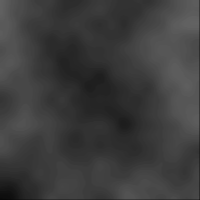
Frame 1 (no input)
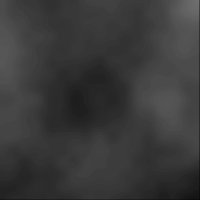
Frame 60 (no input)
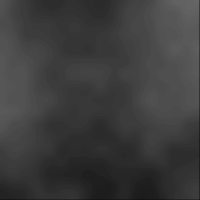
Frame 120 (the mouse pressed at the canvas centre since frame 60)

The p5.js sketch that drew these frames (run headless with seeded random() and noise() and a simulated clock; from frame 60 on, the mouse is pressed at the canvas centre):

// p5.js sketch
// ── sketch.js
//////////////////////////////////////////////////
// COURSERA GRAPHICS PROGRAMMING
//////////////////////////////////////////////////
function setup() {
    createCanvas(200, 200);
    background(0);
    rectMode(CENTER);
}
//////////////////////////////////////////////////
function draw() {
    background(0);

    noisyGrid();
}
/////////////////////////////////////////////////
function noisyGrid(){
    for (var x=0; x<width; x+=1){
        for (var y=0; y<height; y+=1){
            var n = noise(x/100, y/100, frameCount/100);
            var c = map(n, 0, 1, 0, 255);
            stroke(c)
            point(x, y);
        }
    }
}
